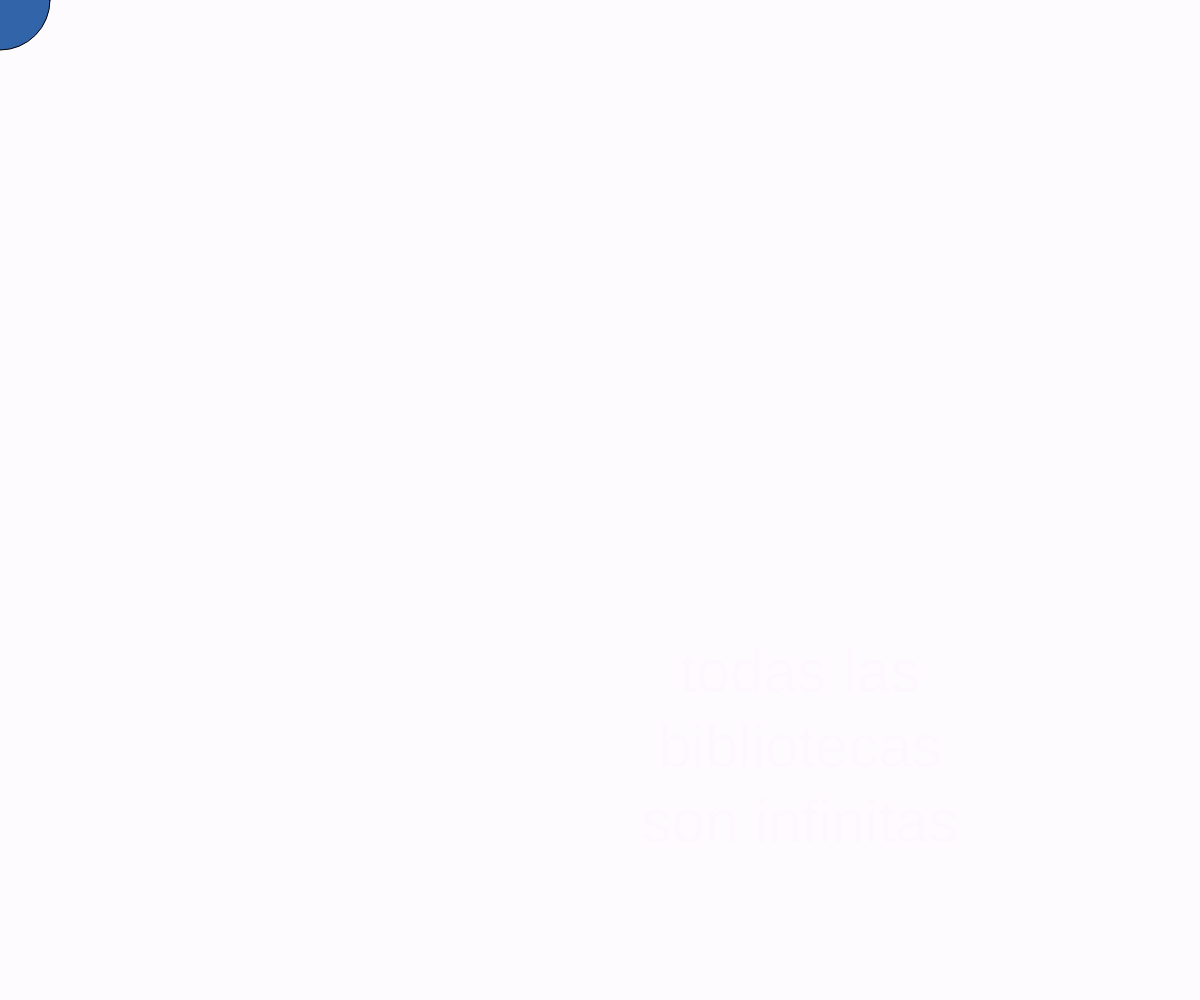
Frame 1 (no input)
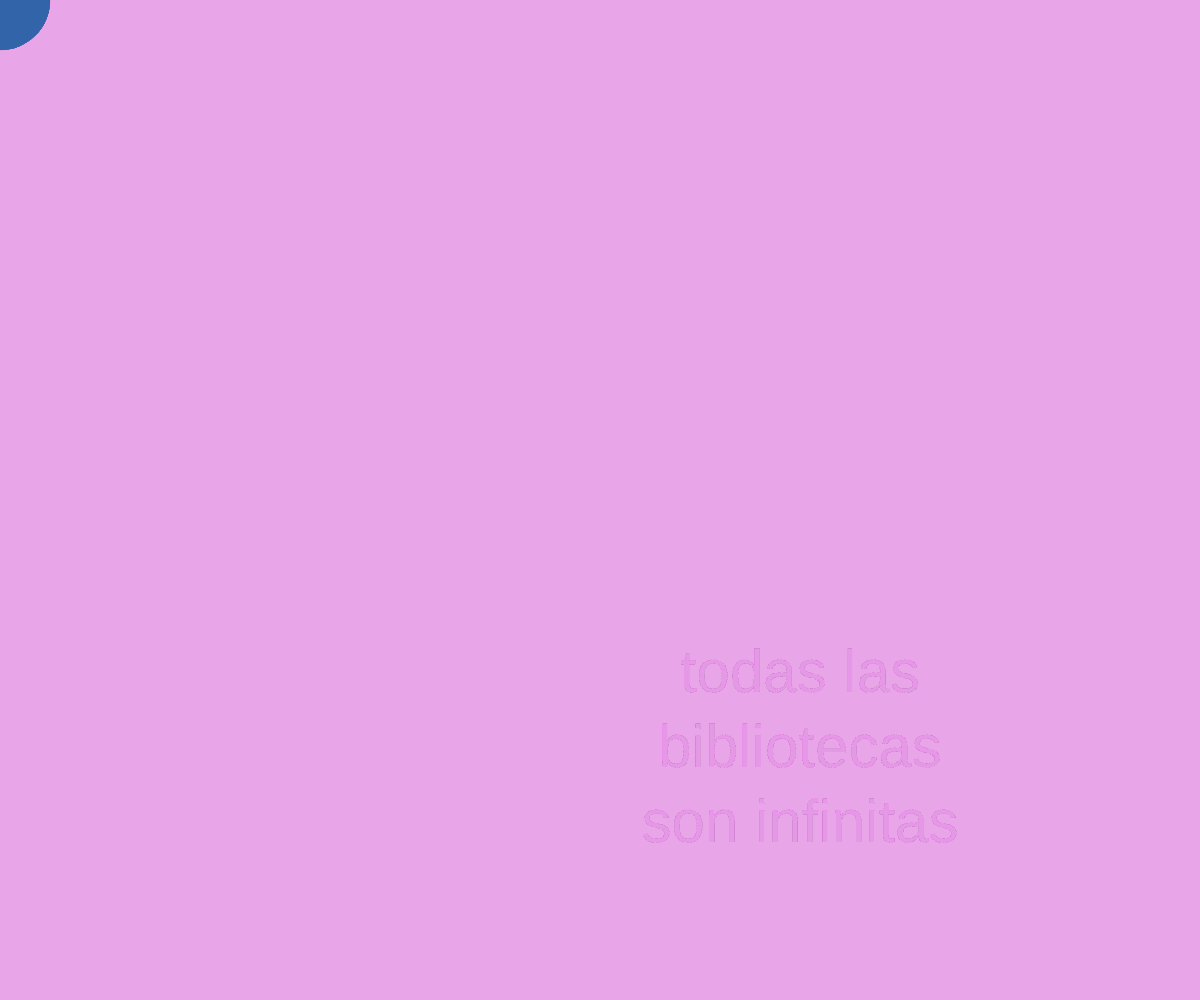
Frame 60 (no input)
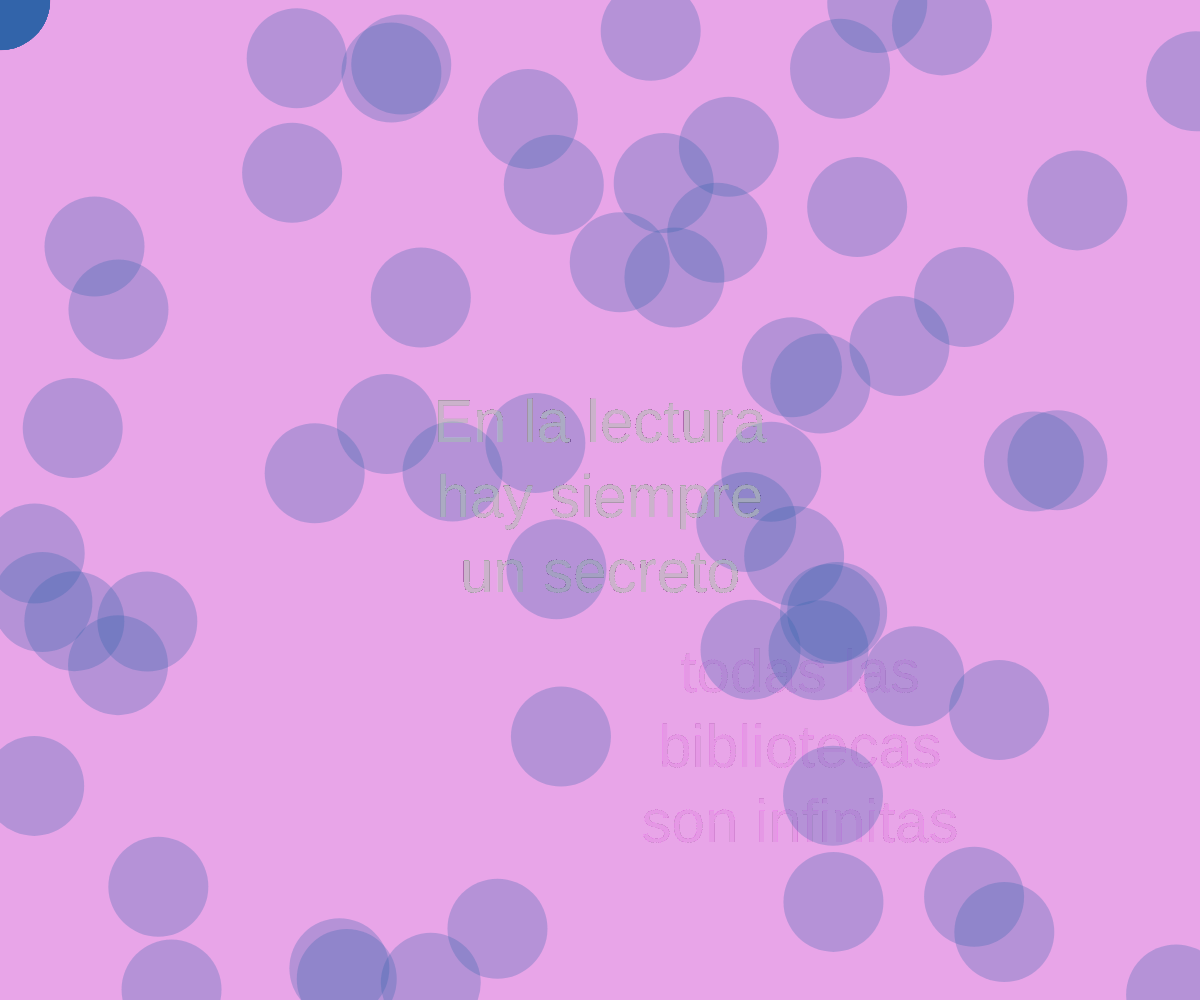
Frame 120 (the mouse pressed at the canvas centre since frame 60)

The p5.js sketch that drew these frames (run headless with seeded random() and noise() and a simulated clock; from frame 60 on, the mouse is pressed at the canvas centre):

// p5.js sketch
// ── sketch.js
/*Trataremos de ir implementando nuevas funcionalidades:
3) Que puedan aparecer diferentes textos cada vez que se inicia el programa

1) Que el texto aparezca en diferentes lugares cuando se inicia el programa
2) Que haya diferentes efectos cuando se da click (quizas que se peudan setear por dumero diferentes eefectos
esto podria tambien los colores.)
2.1 entonces un numero asigna un random de colores que indica que hay un una diferencia
4) Que puedan aparecer diferentes textos cada vez que se da click izquierdo
5) hacer que los textos aparezcan en diferentes lugares
6) pasar todo a mayuscula, usar RiTa
7) si oprimen enter pueden escribir un texto y verlo en la pantalla
8) si aprietan la letra z se borra todo y el programa comienza de vuelta?

*/

//objeto de javacript
var circulo = {
	x: 500,
	y: 300,
	diametro: 100,
};

var col = {
	r: 218,
	g: 160,
	b: 221,
};

var texto = {
	

};

//	var colorMouse = (random (0,255),random (0,255),random (0,255) );

var ladoA = ["todas las bibliotecas son infinitas", "Siempre hay que tener una buena historia", "!Salvese quien lea!", ]

s = "todas las bibliotecas son infinitas";

function setup() {
	createCanvas(windowWidth, windowHeight);
	noCursor();
}

function draw() {

	if (mouseIsPressed) {
	//	background(0,);

//aparecen circulos por todos lados
		circulo.x = random(0, windowWidth);
		circulo.y = random(0, windowHeight);
		fill(50, 100, 170, 70); // no funciono tanto con opacidad
		ellipse(circulo.x, circulo.y, circulo.diametro, circulo.diametro)
//</aparecen circulos por todos lados>


		rectMode(CENTER);
		fill(190, 10); // si le pongo el mismo color que el fondo hago que desaparezcan las letras
		noStroke();
		textSize(60);
		text("En la lectura \nhay siempre un secreto", windowWidth / 2, windowHeight / 2, windowWidth / 3, windowHeight / 2);

	} else {//////--------------------------------------
		background(col.r, col.g, col.b, 10);

		fill(50, 100, 170); // no funciono tanto con opacidad
		ellipse(mouseX, mouseY, circulo.diametro, circulo.diametro)

		textAlign(CENTER, CENTER);
		fill(col.r, col.g, col.b, 7); // si le pongo el mismo color que el fondo hago que desaparezcan las letras
		noStroke();
		textSize(60);
		text(s, windowWidth / 2, windowHeight / 2, windowWidth / 3, windowHeight / 2);
	}

	//console.log("hola");
	console.log("donde estas");

}
